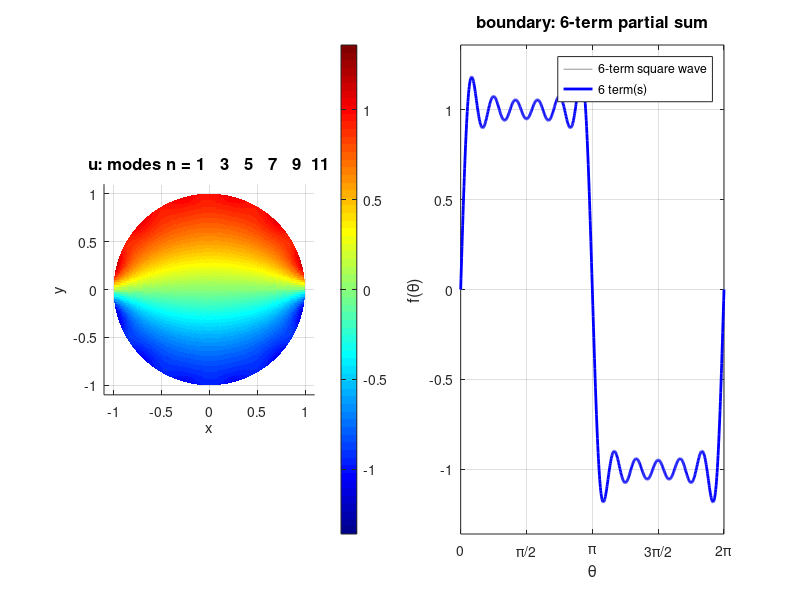

Write the MATLAB code that produced this figure.
% DISKLAPLACE  Animate the harmonic extension on the unit disk, building
% up the solution to Laplace's equation term by term from a finite Fourier
% series on the boundary.
%
% Boundary condition:  f(theta) = sum_{j=1}^{6} (4/pi) * sin((2j-1)*theta) / (2j-1)
%   (6-term Fourier approximation of a square wave)
% Interior solution:   u(r,theta) = sum_{j=1}^{6} (4/pi) * r^n * sin(n*theta) / n
%   where n = 2j-1.  This u satisfies Laplace's equation and u|_{bdry} = f.

% 6-term square wave: nonzero modes at odd n = 1, 3, 5, 7, 9, 11
nterms = [1, 3, 5, 7, 9, 11];
N = length(nterms);
bn_sq = (4/pi) ./ nterms;   % Fourier sine coefficients

% polar grid on the disk
Nr     = 80;
Ntheta = 240;
r     = linspace(0, 1, Nr);
theta = linspace(0, 2*pi, Ntheta + 1);
[R, TH] = meshgrid(r, theta);
X = R .* cos(TH);
Y = R .* sin(TH);

% fine grid for boundary curve
thfine = linspace(0, 2*pi, 800);

% precompute full 6-term boundary function for axis limits
fbdry_full = zeros(size(thfine));
for j = 1:N
    fbdry_full += bn_sq(j) * sin(nterms(j)*thfine);
end
zmax = max(abs(fbdry_full)) * 1.15;

% animate: frame k shows the partial sum through k Fourier modes
figure(1);
set(gcf, 'Position', [100 100 1000 480]);

for k = 0:N
    % partial sum of harmonic extension
    U = zeros(size(R));
    for j = 1:k
        n = nterms(j);
        U += bn_sq(j) * R.^n .* sin(n*TH);
    end

    % partial sum of boundary function
    fbdry = zeros(size(thfine));
    for j = 1:k
        n = nterms(j);
        fbdry += bn_sq(j) * sin(n*thfine);
    end

    clf;

    % left panel: harmonic extension on disk (top-down view)
    subplot(1, 2, 1);
    surf(X, Y, U, 'EdgeColor', 'none');
    colormap(jet);
    caxis([-zmax, zmax]);
    colorbar;
    view(2);
    axis equal;
    axis([-1.1 1.1 -1.1 1.1]);
    xlabel('x', 'FontSize', 11);
    ylabel('y', 'FontSize', 11);
    if k == 0
        title('u = 0  (no terms yet)', 'FontSize', 12);
    else
        title(sprintf('u: modes n = %s', num2str(nterms(1:k))), 'FontSize', 12);
    end

    % right panel: boundary function f(theta)
    subplot(1, 2, 2);
    plot(thfine, fbdry_full, 'Color', [0.7 0.7 0.7], 'LineWidth', 1);
    hold on;
    plot(thfine, fbdry, 'b-', 'LineWidth', 2);
    hold off;
    xlim([0, 2*pi]);
    ylim([-zmax, zmax]);
    set(gca, 'XTick', [0, pi/2, pi, 3*pi/2, 2*pi], ...
             'XTickLabel', {'0', '\pi/2', '\pi', '3\pi/2', '2\pi'});
    xlabel('\theta', 'FontSize', 12);
    ylabel('f(\theta)', 'FontSize', 12);
    if k == 0
        title('boundary: 0 terms', 'FontSize', 12);
    else
        title(sprintf('boundary: %d-term partial sum', k), 'FontSize', 12);
    end
    legend({'6-term square wave', sprintf('%d term(s)', k)}, ...
           'Location', 'northeast', 'FontSize', 9);
    grid on;

    drawnow;
    pause(1.8);
end
